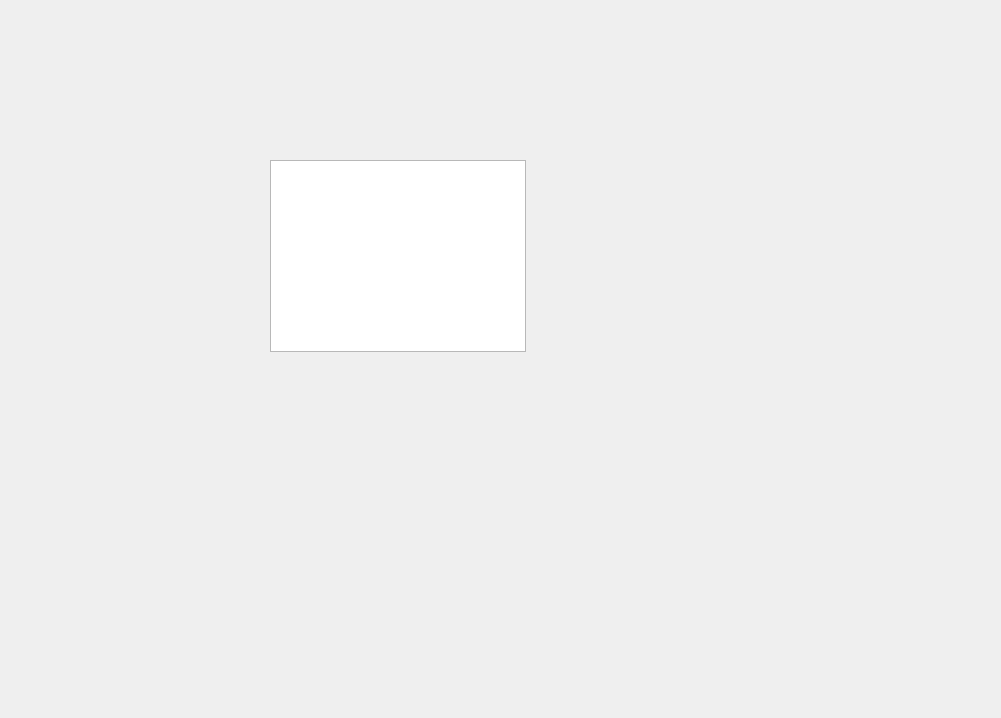
<?xml version="1.0" encoding="UTF-8"?>
<ui version="4.0">
 <class>Widget</class>
 <widget class="QWidget" name="Widget">
  <property name="geometry">
   <rect>
    <x>0</x>
    <y>0</y>
    <width>1001</width>
    <height>718</height>
   </rect>
  </property>
  <property name="windowTitle">
   <string>Widget</string>
  </property>
  <widget class="QListView" name="listView">
   <property name="geometry">
    <rect>
     <x>270</x>
     <y>160</y>
     <width>256</width>
     <height>192</height>
    </rect>
   </property>
  </widget>
 </widget>
 <layoutdefault spacing="6" margin="11"/>
 <resources/>
 <connections/>
</ui>
